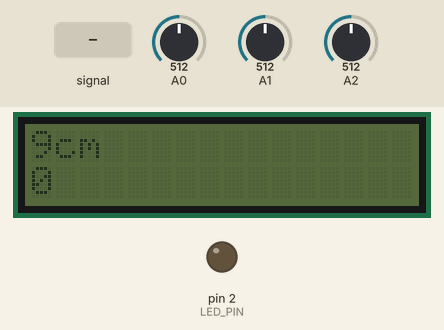
Simulated run of this sketch. Board: Arduino Uno, built with avr-gcc and run on an emulated ATmega328P. Shown: 16×2 character LCD, output pins drawn as LEDs (lit = HIGH). Dashed ring = blinking. Inputs (shaded band) come from the test bench; at power-on: A0 = 512, A1 = 512, A2 = 512. Pins used as bus, display or sensor lines are not drawn; what the sketch prints to the serial monitor is not drawn.

Above: at 4.2 s.
4.3 s: A0 fed a 2 Hz sine of ±306 counts around its level
At 5.51 s:
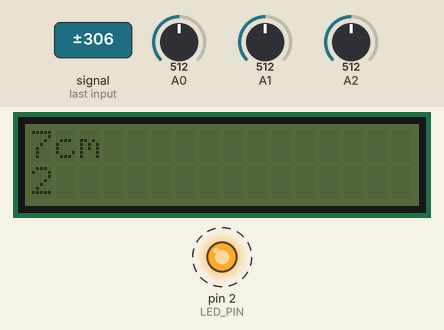
7.3 s: A0 set to 716
At 8.3 s:
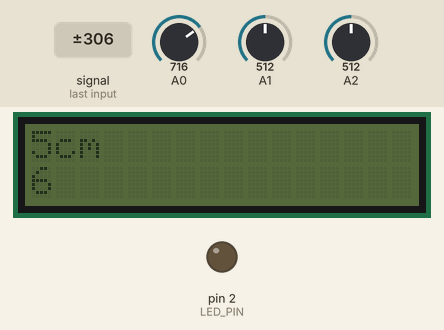
8.8 s: A0 set to 900
At 9.6 s:
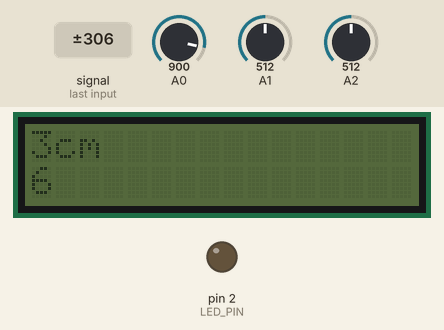
10.5 s: A0 fed a 200 Hz sine of ±81 counts around its level
At 11.09 s:
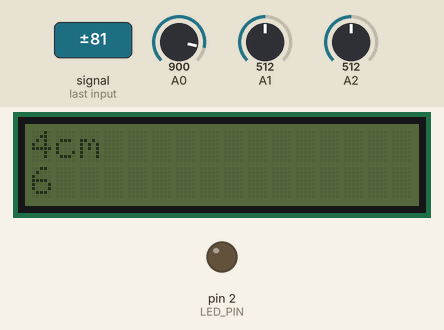
13.4 s: A0 set to 511
At 14.7 s:
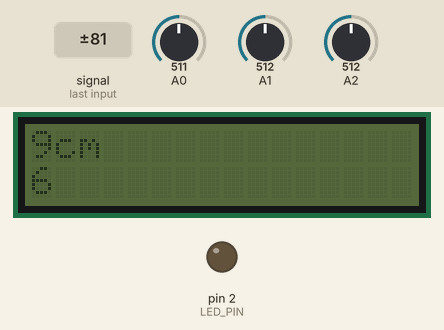
15.1 s: A1 set to 11
16.6 s: A1 set to 8
At 17.9 s:
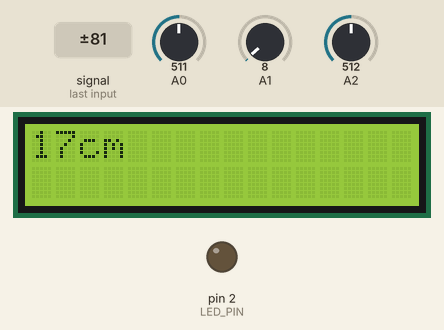
Timing chart, 0 to 19.1 s (numbered marks = the images above; inputs shaded):
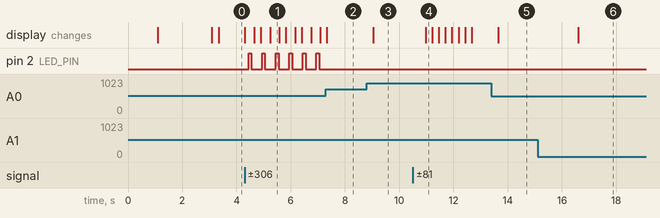

The sketch:

distance_led_lcd.ino
```cpp
#include <LiquidCrystal_I2C.h>
#include <Wire.h>

LiquidCrystal_I2C lcd(0x27, 2, 1, 0, 4, 5, 6, 7, 3, POSITIVE);  // Set the LCD I2C address

#define LED_PIN 2
#define RESET_PIN 3


int count = 0;
int slh;

void reset() {
  count = 0;

  digitalWrite(RESET_PIN, HIGH);
  slh = analogRead(2);
  slh = slh * 26 / 1022 + 4; //slh between 4 and 30
  Serial.print(slh, DEC);

  Serial.print("\n");
  lcd.setCursor(0, 0);
  lcd.clear();
  lcd.backlight();
  lcd.print(slh, DEC);
  lcd.print("cm");
  delay(2000);
  lcd.noBacklight();
  lcd.clear();
  digitalWrite(RESET_PIN, LOW);

}

void setup() {
  pinMode(LED_PIN, OUTPUT);
  pinMode(RESET_PIN, OUTPUT);

  Serial.begin(9600);
  lcd.begin(16, 2);
  lcd.setCursor(0, 0);
  lcd.clear();
  lcd.backlight();
  lcd.print("Push to start");
  delay(1000);
  reset();
  lcd.noBacklight();
  lcd.clear();
}

void loop() {
  int val;
  int dist ;
  static int old;
  static int j = 0;
  int i;

  for (i = 0; i < 1000; i++) {
    if (analogRead(1) < 10) reset();

    val = analogRead(0);
    if (val < 4) val = 4;
    dist = (6787 / (val - 3)) - 4;

    if (dist < slh ) {
      if (old > slh - 1)   j++;
      else {
        if (j > 5) {
          digitalWrite(LED_PIN, HIGH);
          count++;
          delay(100);
          j = 0;
        }
        else if (j > 0) j++;
      }
    }
    digitalWrite(LED_PIN, LOW);
    old = dist;
  }
  lcd.setCursor(0, 0);
  lcd.clear();
  lcd.print(dist, DEC);
  lcd.print("cm");
  lcd.setCursor(0, 1);
  lcd.print(count, DEC);

}
```

Measured:
- the behaviour switches between 10 and 9 on A1 (found by bisection; images 5 and 6)
- after the input at 4.3 s, pin 2 (LED_PIN): alternates HIGH for 0.10 s and LOW for 0.40 s, starting after 0.15 s; the display: first changes at once (image 1 shows a later state)
- after the input at 7.3 s, pin 2 (LED_PIN): stops changing and stays LOW
- after the input at 8.8 s, the display: changes after 0.24 s (image 3)
- after the input at 10.5 s, the display: changes after 0.48 s (image 4)
- after the input at 15.1 s, every drawn part: stays the same
- after the input at 16.6 s, the display: changes at once (image 6)
